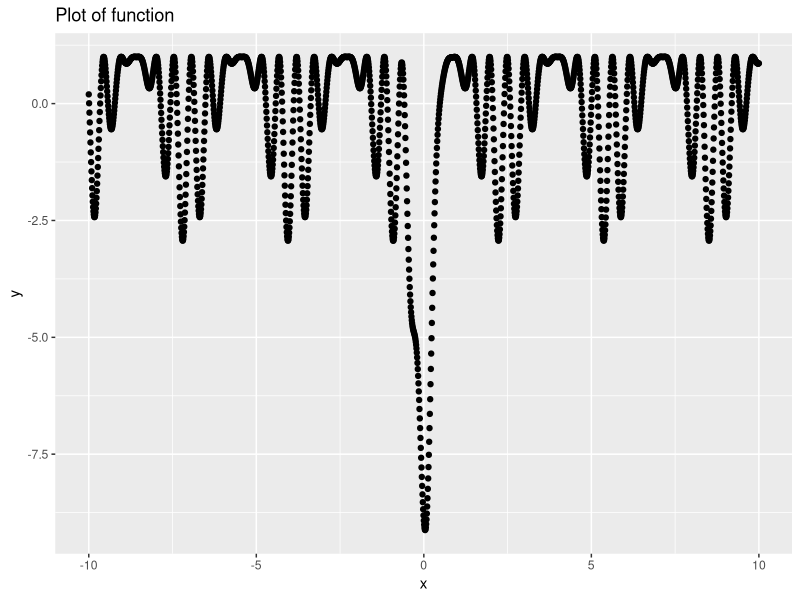
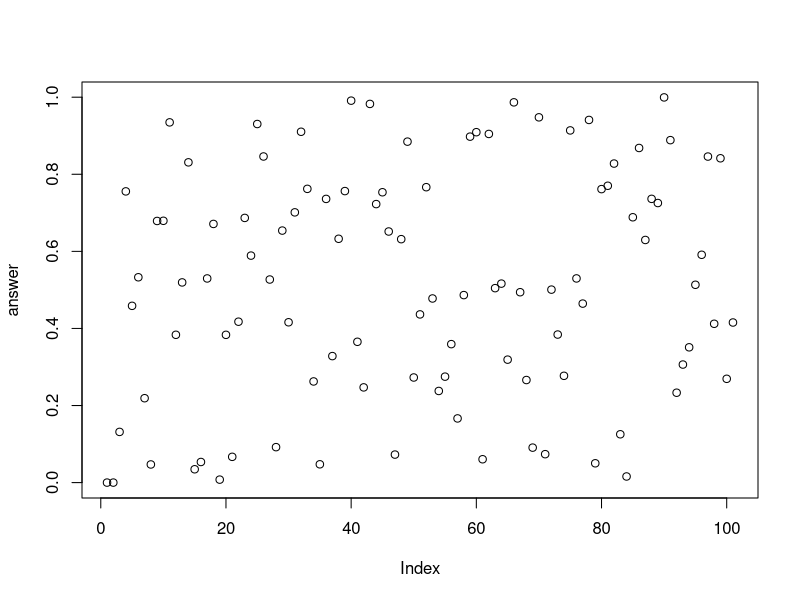
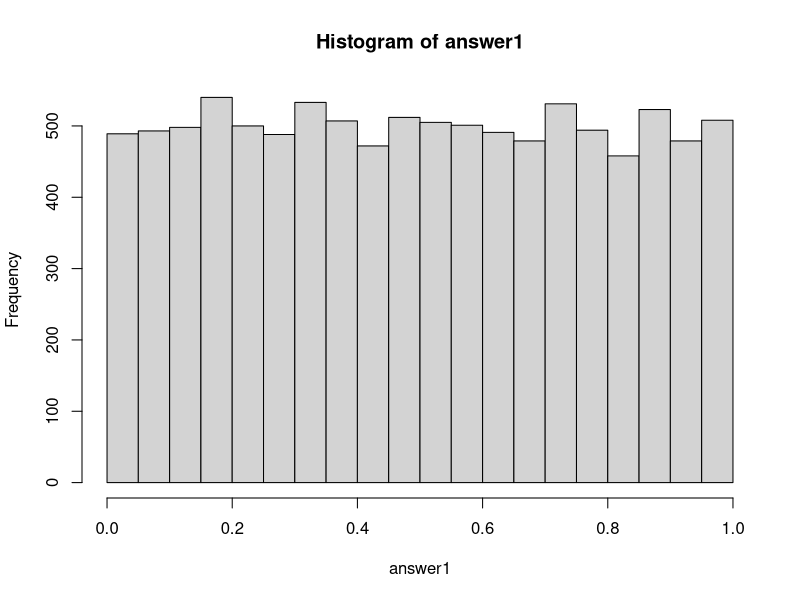
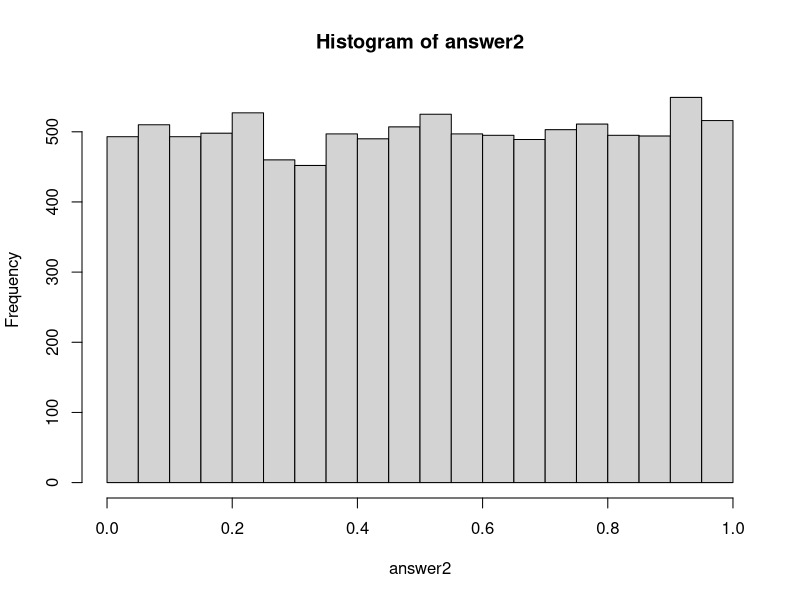
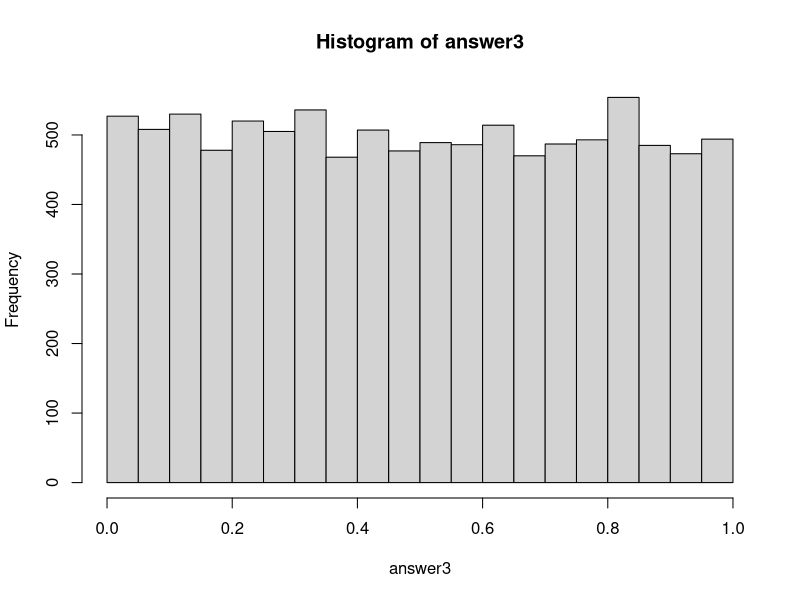
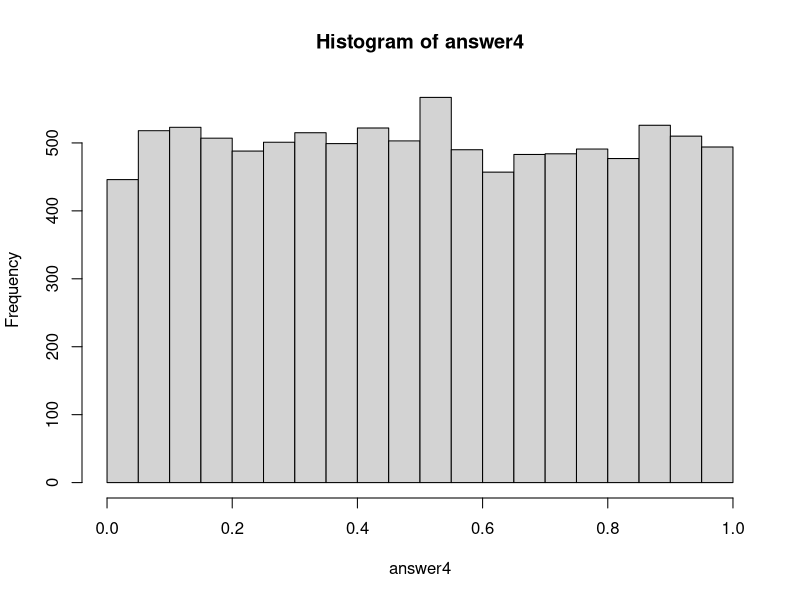
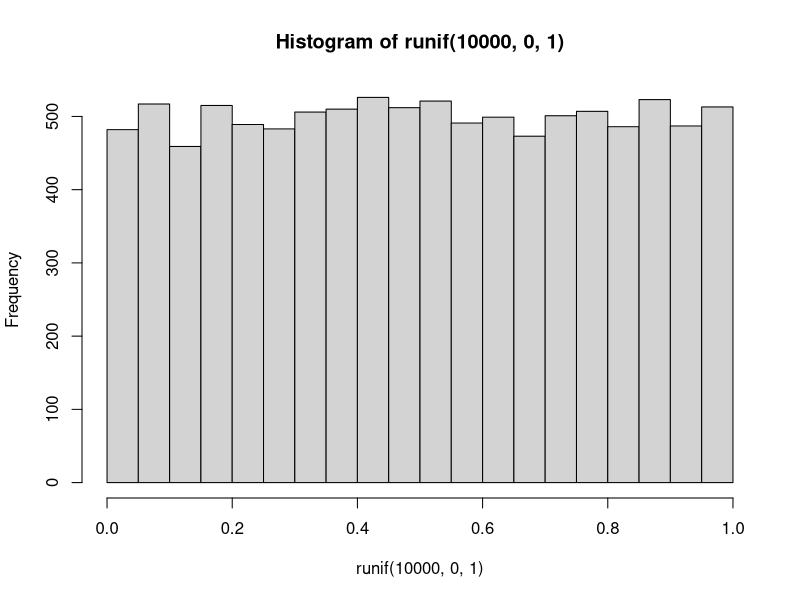
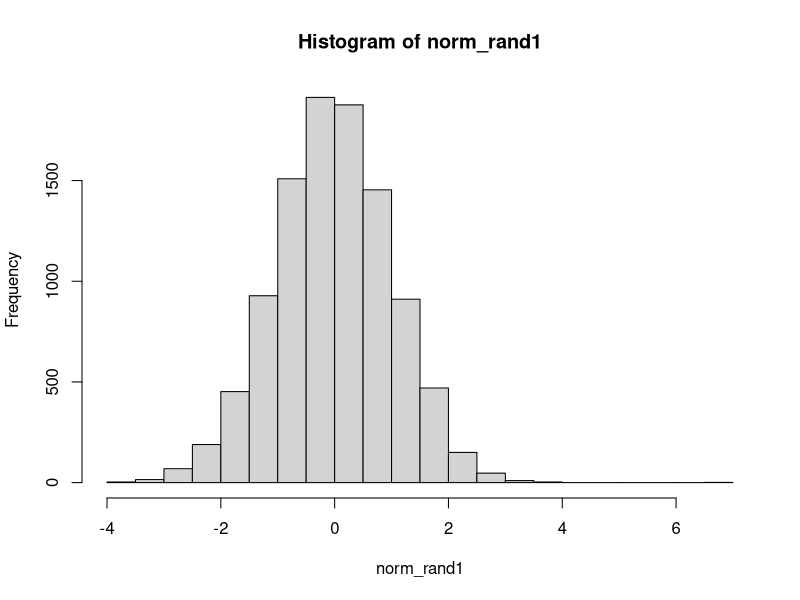

Source code (R) for these figures, in order: (Note: this script raises an error after producing the figures.)
## ---- chunk 1
knitr::opts_chunk$set(echo = TRUE)
options(scipen = 999)

library("ggplot2")
library("dplyr")

## ---- chunk 2
function_f <- function(x){
  
answer <- 1 - (sin(5*x) + cos(7*x))^2 - 5 * 1/(sqrt(pi*0.1)) * exp(-x^2/(0.1))  
return(answer)
} 

grad_f <- function(x){
answer <- -2*(sin(5*x) + cos(7*x)) *(5*cos(5*x)-7*sin(7*x))-5*(1/sqrt(0.01 * pi)) * exp(-x^2 * 10) * (-20*x) 
return(answer)  
}


temp_x <- seq(-10,10,0.01)
temp_y <- function_f(x=temp_x)
temp_data <- data.frame(x = temp_x, y = temp_y)
ggplot(data=temp_data, aes(x=x,y=y)) + geom_point() + ggtitle("Plot of function")

## ---- chunk 3
optim(par=-10, fn=function_f, upper = 2, lower = -2, method = c("Nelder-Mead"))
## ---- chunk 4
optim(par=0, fn=function_f, upper = 2, lower = -2, method = c("Nelder-Mead"))
## ---- chunk 5
optim(par=10, fn=function_f, upper = 2, lower = -2, method = c("Nelder-Mead"))
## ---- chunk 6
optim(par=-10, fn=function_f, upper = 2, lower = -2, method =c("BFGS"))
## ---- chunk 7
optim(par=0, fn=function_f, upper = 2, lower = -2, method = c("BFGS"))
## ---- chunk 8
optim(par=10, fn=function_f, upper = 2, lower = -2, method = c("BFGS"))
## ---- chunk 9
optim(par=-10, fn=function_f, upper = 2, lower = -2, method = c("CG"))
## ---- chunk 10
optim(par=0, fn=function_f, upper = 2, lower = -2, method = c("CG"))
## ---- chunk 11
optim(par=10, fn=function_f, upper = 2, lower = -2, method = c("CG"))
## ---- chunk 12
optim(par=-10, fn=function_f, upper = 2, lower = -2, method = c("SANN"))
## ---- chunk 13
optim(par=0, fn=function_f, upper = 2, lower = -2, method = c("SANN"))
## ---- chunk 14
optim(par=10, fn=function_f, upper = 2, lower = -2, method = c("SANN"))
## ---- chunk 15
optim(par=-10, fn=function_f, gr=grad_f, upper = 2, lower = -2, method = c("Nelder-Mead"))
## ---- chunk 16
optim(par=0, fn=function_f, gr=grad_f, upper = 2, lower = -2, method = c("Nelder-Mead"))
## ---- chunk 17
optim(par=10, fn=function_f, gr=grad_f, upper = 2, lower = -2, method = c("Nelder-Mead"))
## ---- chunk 18
optim(par=-10, fn=function_f, gr=grad_f, upper = 2, lower = -2, method =c("BFGS"))
## ---- chunk 19
optim(par=0, fn=function_f, gr=grad_f, upper = 2, lower = -2, method = c("BFGS"))
## ---- chunk 20
optim(par=10, fn=function_f, gr=grad_f, upper = 2, lower = -2, method = c("BFGS"))
## ---- chunk 21
optim(par=-10, fn=function_f, gr=grad_f, upper = 2, lower = -2, method = c("CG"))
## ---- chunk 22
optim(par=0, fn=function_f, gr=grad_f, upper = 2, lower = -2, method = c("CG"))
## ---- chunk 23
optim(par=10, fn=function_f, gr=grad_f, upper = 2, lower = -2, method = c("CG"))
## ---- chunk 24
optim(par=-10, fn=function_f, gr=grad_f, upper = 2, lower = -2, method = c("SANN"))
## ---- chunk 25
optim(par=0, fn=function_f, gr=grad_f, upper = 2, lower = -2, method = c("SANN"))
## ---- chunk 26
optim(par=10, fn=function_f, gr=grad_f, upper = 2, lower = -2, method = c("SANN"))
## ---- chunk 27
population <- seq(from=-1, to=1, by=0.01)
parents <- 10 - function_f(x = population)

data <- data.frame(population=population, parents=parents)

my_crossover <- function(x,y){
  answer <- (x+y) * 0.005
return(answer)}

my_mutate <- function(x){
  answer <- (x*x)%%30
return(answer)}


my_scenario <- function(data, N){
for( i in 1:N)  
data <- data %>% arrange(desc(parents))
parent1 <- data[1,1]
parent2 <- data[2,1]

child <- my_crossover(x=parent1, y=parent2) 

if(runif(1) >0.99){
  child <- mutate(x=child)
}

data[NROW(data),1] <- child
new_parents <- 10 - function_f(x = data$population)
data$parents <- new_parents
return(data)
}

final_result <- my_scenario(data=data, N=20000)

final_result$actual_value <- 10 - final_result$parents


## ---- chunk 28
box_muller <- function(n = 1, mean = 0, sd = 1)
{
x <- vector("numeric", n)
i <- 1
while(i <= n)
{
u1 <- runif(1, 0, 1)
u2 <- runif(1, 0, 1)
x[i] <- sqrt(-2 * log(u1)) * cos(2 * pi * u2)
if ((i + 1) <= n)
{
x[i + 1] <- sqrt(-2 * log(u1)) * sin(2 * pi * u2)
i <- i + 1
}
i <- i + 1
}
x * sd + mean
}


my_num <- box_muller(1000)

function_y <- function(x){
  y <- 0.5 + 1.5 * log(x)
  return(y)
}

my_den <- function_y(x = abs(my_num))

mean(my_num/my_den)

## ---- chunk 29

my_rand <- function(a,m,x0,nmax){
  
if(nmax >10000000){stop("The number is too big")}  
x <- rep(0,nmax)
x[1] <- x0 
for(i in 1:nmax){
x[i+1] <- (a*x[i]) %% m
}
u <- x/m
return(u)
}

answer <- my_rand(a=7^5,m=2^31-1,x0=1,nmax=100)
plot(answer)


## ---- chunk 30
answer1 <- my_rand(a=69069,m=2^32,x0=1,nmax=10000)
answer2 <- my_rand(a=630360016,m=2^31 - 1,x0=1,nmax=10000)
answer3 <- my_rand(a=742938285,m=2^31 - 1,x0=1,nmax=10000)
answer4 <- my_rand(a=1226874153,m=2^31 - 1,x0=1,nmax=10000)

# plot histogram
hist(answer1)
hist(answer2)
hist(answer3)
hist(answer4)
hist(runif(10000,0,1))

# testing the uniform distribution
ks.test(x=answer1, y=punif(10000,0,1))
ks.test(x=answer2, y=punif(10000,0,1))
ks.test(x=answer3, y=punif(10000,0,1))
ks.test(x=answer4, y=punif(10000,0,1))
## ---- chunk 31
normal_gen <- function(n = 1, mean = 0, sd = 1, uni_function)
{
x <- vector("numeric", n)
i <- 1
while(i <= n)
{
u1 <- uni_function[i]
u2 <- uni_function[i+1]
x[i] <- sqrt(-2 * log(u1)) * cos(2 * pi * u2)
if ((i + 1) <= n)
{
x[i + 1] <- sqrt(-2 * log(u1)) * sin(2 * pi * u2)
i <- i + 1
}
i <- i + 1
}
x * sd + mean
}

norm_rand1 <- normal_gen(10000, uni_function=answer1)
hist(norm_rand1)

norm_rand2 <- normal_gen(10000, uni_function=answer2)
hist(norm_rand2)

norm_rand3 <- normal_gen(10000, uni_function=answer3)
hist(norm_rand3)

norm_rand4 <- normal_gen(10000, uni_function=answer4)
hist(norm_rand4)



ks.test(x=norm_rand1, y=pnorm(10000))
ks.test(x=norm_rand2, y=pnorm(10000))
ks.test(x=norm_rand3, y=pnorm(10000))
ks.test(x=norm_rand4, y=pnorm(10000))

## ---- chunk 32

f_real1 <- function(x){
  temp <- -x *(1-x)
return(temp)  
}

f_real2 <- function(x){
  temp <- sin(2*pi*(x+1)) * exp(-x-1)
return(temp)  
}

f <- function(par,x){
  a0 <- par[1]
  a1 <- par[2]
  a2 <- par[3]
  temp <- a0+a1*x+a2*x^2
return(temp)
}

approx_function_1 <- function(par,x){
  f_value <- (f_real1(x)-f(par,x)) 
  return(f_value)
}

approx_function_2 <- function(par,x){
  f_value <- (f_real2(x)-f(par,x))
  return(f_value)
}

find_parameters_1 <- function(x){
temp <- optim(par=c(0,-1,1), fn=approx_function_1, x=x)
a0 <- temp$par[1]
a1 <- temp$par[2]
a2 <- temp$par[3]
return(list=c(a0=a0,a1=a1,a2=a2))
}

find_parameters_2 <- function(x){
temp <- optim(par=c(1,1,1), fn=approx_function_2, x=x)
a0 <- temp$par[1]
a1 <- temp$par[2]
a2 <- temp$par[3]
return(list=c(a0=a0,a1=a1,a2=a2))
}


find_parameters_1(x=x)
find_parameters_2(x0=0.25, x1=0.55, x2=0.75)

ggplot(aes(x=seq(0,1,0.01), y=seq(-1,1,0.01))) + 
  geom_point(aes(x=seq(0,1,0.01), y=f_real1(x=seq(0,1,0.01)), color="red")) +
   geom_line(aes(x=seq(0,1,0.01), y=f(par=c(0,-1,1),x=seq(0,1,0.01)), color="blue")) +
  ggtitle("plot of the first function vs. parabola")

ggplot() + 
  geom_point(aes(x=seq(0,1,0.01), y=f_real2(x=seq(0,1,0.01)), color="red")) +
  geom_line(aes(x=seq(0,1,0.01), y=f(pars=c(4.739983,1.328913,2.483942),x=seq(0,1,0.01)), color="blue")) +
  ggtitle("plot of the second function vs. parabola")


## ---- chunk 33

# Actual function to estimate the minimum value of
actual <- function(x){
  result <- -x *(1-x)
return(result)  
}

# The estimation function whose parameters a0,a1,a2 are unknown
parabola <- function(par,x){
  a0 <- par[1]
  a1 <- par[2]
  a2 <- par[3]
  result <- a0+a1*x+a2*x^2
return(result)
}

# finding the difference between the functions for three given values (x0,x1,x2)
difference_function <- function(par,x){
  x0 <- par[4]
  x1 <- par[5]
  x2 <- par[6] 
  result <- sum((actual(x0)-parabola(par,x0))^2,(actual(x1)-parabola(par,x1))^2, (actual(x2)-parabola(par,x2))^2)
  return(result)
}

find_parameters <- function(){
temp <- optim(par=c(0,-1,1,0.1,0.8,0.9), fn=difference_function)
a0 <- temp$par[1]
a1 <- temp$par[2]
a2 <- temp$par[3]
return(list=c(a0=a0,a1=a1,a2=a2))
}

find_parameters()


ggplot() + 
  geom_point(aes(x=seq(0,1,0.01), y=actual(x=seq(0,1,0.01)))) +
   geom_line(aes(x=seq(0,1,0.01), y=parabola(par=c(0,-1,1),x=seq(0,1,0.01)))) +
  ggtitle("plot of the first function vs. parabola")


